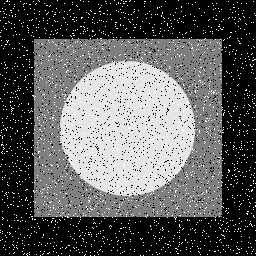
#> input picture ImageProcessing/0724/0724/Fig0504(i)(salt-pepper-noise).tif, 256 x 256 px
$ python module4.py
#> lines starting #> are read from the running program, lines starting #| are printed output that depends on the picture; after the words box and inside, x2 and y2 are one past the last pixel; in counts of white or black regions, pixels touching at a corner belong together

import cv2
import numpy as np
from matplotlib import pyplot as plt

img = cv2.imread("Fig0504(i)(salt-pepper-noise).tif", cv2.IMREAD_GRAYSCALE)
#> img is the input picture: shape (256, 256); min 0, max 255, mean 90.9

ret1, th1 = cv2.threshold(img, 110, 255, cv2.THRESH_BINARY)
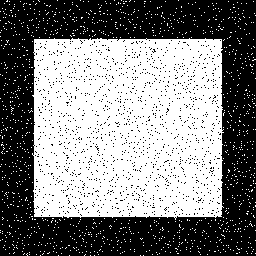
#> th1: shape (256, 256); 50.9% white; 1350 black regions (1349 under 20 px), largest, box (x1, y1, x2, y2) and area: (0, 0, 256, 256) 30525
ret2, th2 = cv2.threshold(img, 0, 255, cv2.THRESH_BINARY + cv2.THRESH_OTSU)
#> ret2 = 0

blur = cv2.GaussianBlur(img, (7,7), 0)
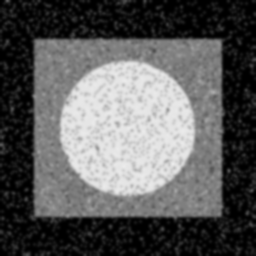
#> blur: shape (256, 256); min 0, max 235, mean 91

ret3, th3 = cv2.threshold(blur, 0, 255,cv2.THRESH_BINARY+cv2.THRESH_OTSU)
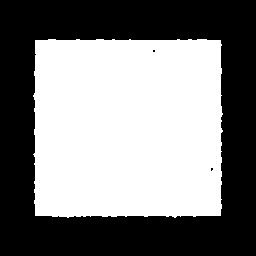
#> th3: shape (256, 256); 50.3% white; 3 black regions (2 under 20 px), largest, box (x1, y1, x2, y2) and area: (0, 0, 256, 256) 32595
#> ret3 = 90

images= [img, 0, th1, img, 0, th2, blur, 0 , th3]

titles = [ 'Original Noisy image', 'histogram', 'global thresholding(v=110)', 'Original Noisy Image', 'Histogram', "otsu's thresholding", "gaussian filtered image", 'histogram', "otsu's Thresholding"]

for i in range(3) :
    plt.subplot(3,3, i*3+1), plt.imshow(images[i*3], 'gray')
    plt.title(titles[i*3]), plt.xticks([]), plt.yticks([])
    plt.subplot(3,3, i*3+2), plt.hist(images[i*3].ravel(),256)
    plt.title(titles[i*3+1]), plt.xticks([]), plt.yticks([])
    plt.subplot(3,3, i*3+3), plt.imshow(images[i*3+2], 'gray')
    plt.title(titles[i * 3+2]), plt.xticks([]), plt.yticks([])


plt.show()
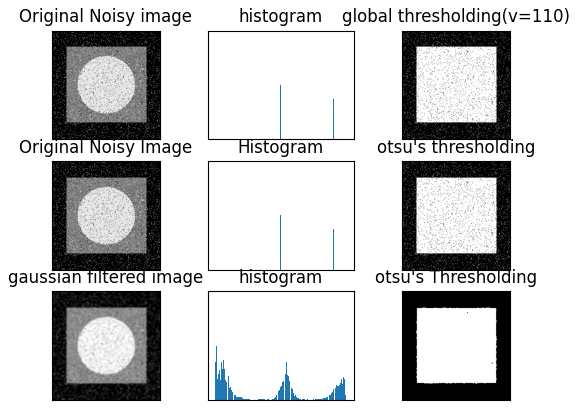
#> figure drawn by matplotlib, 9 panels
